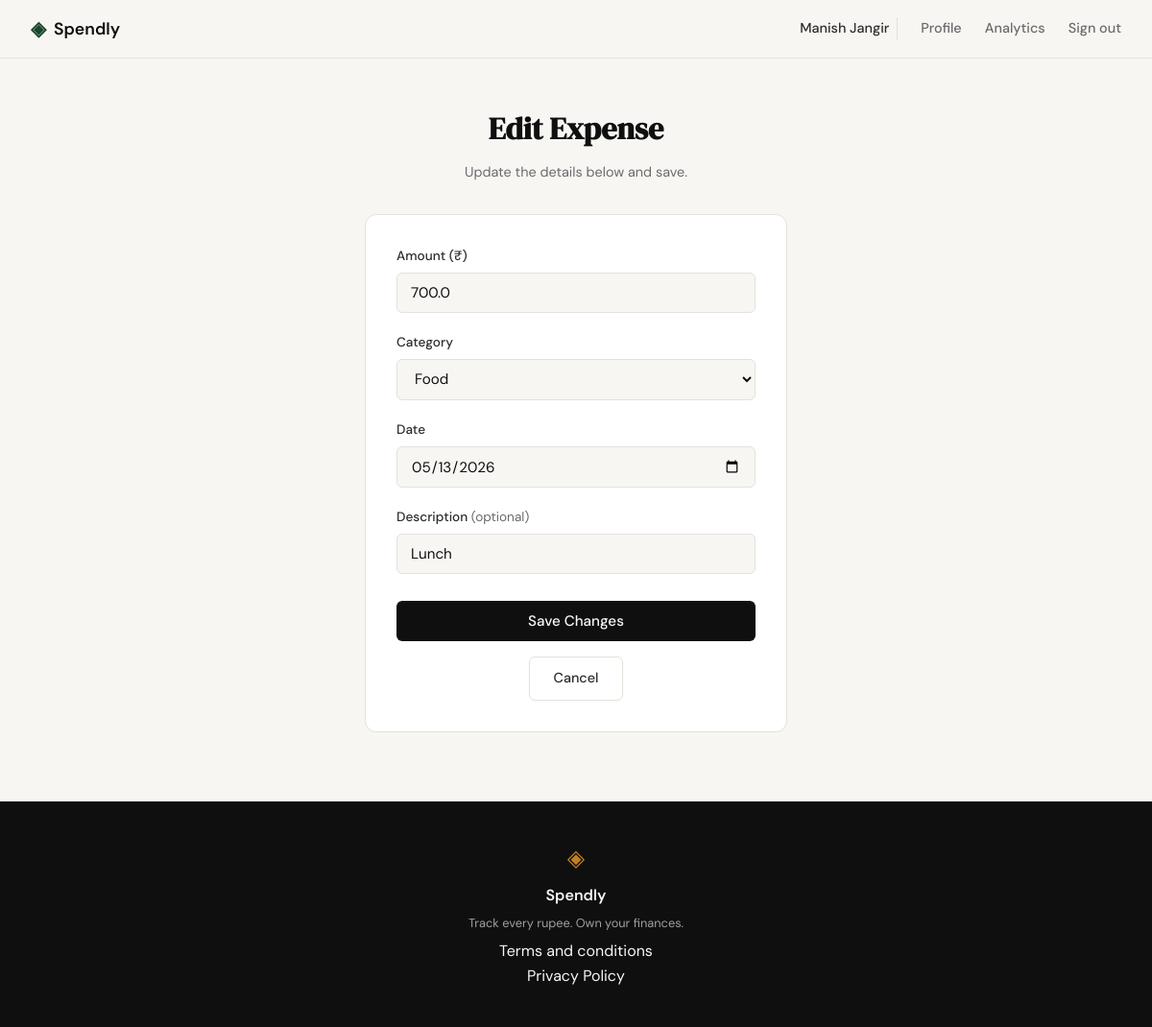
The app's page /expenses/10/edit (signed in) with its own data.
### tables this page shows
CREATE TABLE expenses (
            id INTEGER PRIMARY KEY AUTOINCREMENT,
            user_id INTEGER NOT NULL,
            amount REAL NOT NULL,
            category TEXT NOT NULL,
            date TEXT NOT NULL,
            description TEXT,
            created_at TEXT DEFAULT (datetime('now')),
            FOREIGN KEY (user_id) REFERENCES users(id)
        );

### app.py (the view, shortened to what this page needs)
@app.route("/expenses/<int:id>/edit", methods=["GET", "POST"])
def edit_expense(id):
    if not session.get("user_id"):
        flash("Please log in to edit an expense.", "error")
        return redirect(url_for("login"))
    expense = get_expense_by_id(id)
    if expense is None:
        abort(404)
    if expense["user_id"] != session["user_id"]:
        abort(403)
    return render_template(
        "edit_expense.html",
        expense=expense,
        categories=sorted(ALLOWED_CATEGORIES),
    )

### database/db.py (called while the page is built)
def get_db():
    conn = sqlite3.connect(DATABASE)
    conn.row_factory = sqlite3.Row
    conn.execute("PRAGMA foreign_keys = ON")
    return conn

def get_expense_by_id(expense_id):
    conn = get_db()
    cursor = conn.cursor()
    cursor.execute(
        "SELECT id, user_id, amount, category, date, description FROM expenses WHERE id = ?",
        (expense_id,),
    )
    row = cursor.fetchone()
    conn.close()
    if row is None:
        return None
    return dict(row)

### templates/edit_expense.html (shortened to what this page needs)
{% extends "base.html" %}
{% block content %}
<section class="auth-section">
  <div class="auth-container">
    <div class="auth-header">
      <h1 class="auth-title">Edit Expense</h1>
      <p class="auth-subtitle">Update the details below and save.</p>
    </div>
    <div class="auth-card">
      <form method="POST">
        <div class="form-group">
          <label for="amount">Amount (₹)</label>
          <input type="number" id="amount" name="amount" class="form-input"
                 step="0.01" min="0.01" value="{{ expense.amount }}" required>
        </div>
        <div class="form-group">
          <label for="category">Category</label>
          <select id="category" name="category" class="form-input">
            {% for cat in categories %}
              <option value="{{ cat }}" {{ 'selected' if cat == expense.category else '' }}>{{ cat }}</option>
            {% endfor %}
          </select>
        </div>
        <div class="form-group">
          <label for="date">Date</label>
          <input type="date" id="date" name="date" class="form-input"
                 value="{{ expense.date }}" required>
        </div>
        <div class="form-group">
          <label for="description">Description <span style="font-weight:400;color:var(--ink-muted)">(optional)</span></label>
          <input type="text" id="description" name="description" class="form-input"
                 value="{{ expense.description or '' }}">
        </div>
        <button type="submit" class="btn-submit">Save Changes</button>
      </form>
      <p style="text-align:center; margin-top:1rem;">
        <a href="{{ url_for('profile') }}" class="btn-ghost">Cancel</a>
      </p>
    </div>
  </div>
</section>
{% endblock %}

### static/css/style.css (style rules this page uses)
:root { --ink: #0f0f0f; --ink-soft: #2d2d2d; --ink-muted: #6b6b6b; --ink-faint: #a0a0a0; --paper: #f7f6f3; --paper-warm: #f0ede6; --paper-card: #ffffff; --accent: #1a472a; --accent-light: #e8f0eb; --accent-2: #c17f24; --accent-2-light: #fdf3e3; --danger: #c0392b; --danger-light: #fdecea; --border: #e4e1da; --border-soft: #eeebe4; --font-display: 'DM Serif Display', Georgia, serif; --font-body: 'DM Sans', system-ui, sans-serif; --max-width: 1200px; --auth-width: 440px; --radius-sm: 6px; --radius-md: 12px; --radius-lg: 20px; }
*, *::before, *::after { box-sizing: border-box; margin: 0; padding: 0; }
html { font-size: 16px; scroll-behavior: smooth; }
body { background: var(--paper); color: var(--ink); font-family: var(--font-body); font-size: 1rem; line-height: 1.6; -webkit-font-smoothing: antialiased; }
a { color: inherit; text-decoration: none; }
.btn-ghost { display: inline-block; background: transparent; color: var(--ink-soft); padding: 0.65rem 1.5rem; border-radius: var(--radius-sm); font-size: 0.9rem; font-weight: 500; border: 1px solid var(--border); transition: all 0.2s; text-decoration: none; }
.auth-section { min-height: calc(100vh - 60px - 100px); display: flex; align-items: center; justify-content: center; padding: 3rem 2rem; }
.auth-container { width: 100%; max-width: var(--auth-width); }
.auth-header { text-align: center; margin-bottom: 2rem; }
.auth-title { font-family: var(--font-display); font-size: 2rem; color: var(--ink); margin-bottom: 0.5rem; }
.auth-subtitle { font-size: 0.9rem; color: var(--ink-muted); }
.auth-card { background: var(--paper-card); border: 1px solid var(--border); border-radius: var(--radius-md); padding: 2rem; margin-bottom: 1.5rem; }
.form-group { margin-bottom: 1.25rem; }
.form-group label { display: block; font-size: 0.85rem; font-weight: 500; color: var(--ink-soft); margin-bottom: 0.4rem; }
.form-input { width: 100%; padding: 0.6rem 0.875rem; border: 1px solid var(--border); border-radius: var(--radius-sm); font-family: var(--font-body); font-size: 0.95rem; color: var(--ink); background: var(--paper); outline: none; transition: border-color 0.2s; }
.form-input::placeholder { color: var(--ink-faint); }
.btn-submit { width: 100%; padding: 0.7rem; background: var(--ink); color: var(--paper); border: none; border-radius: var(--radius-sm); font-family: var(--font-body); font-size: 0.95rem; font-weight: 500; cursor: pointer; transition: background 0.2s; margin-top: 0.5rem; }

### records on screen
expenses: amount "700.0", date "05/13/2026", description "Lunch"

### other values on screen
{{ session.get('user_name', 'User') }} "Manish Jangir"
form field category "Food"
